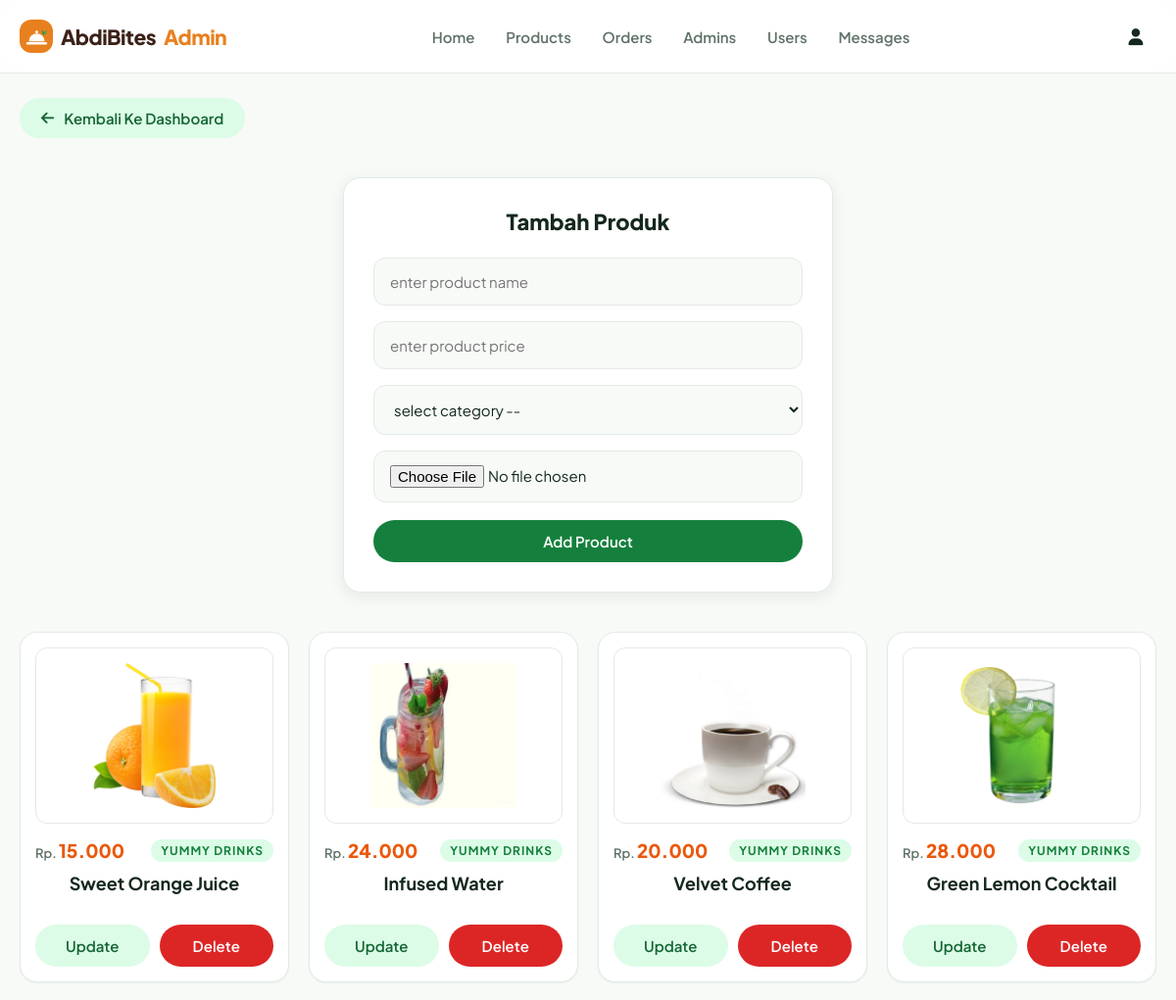
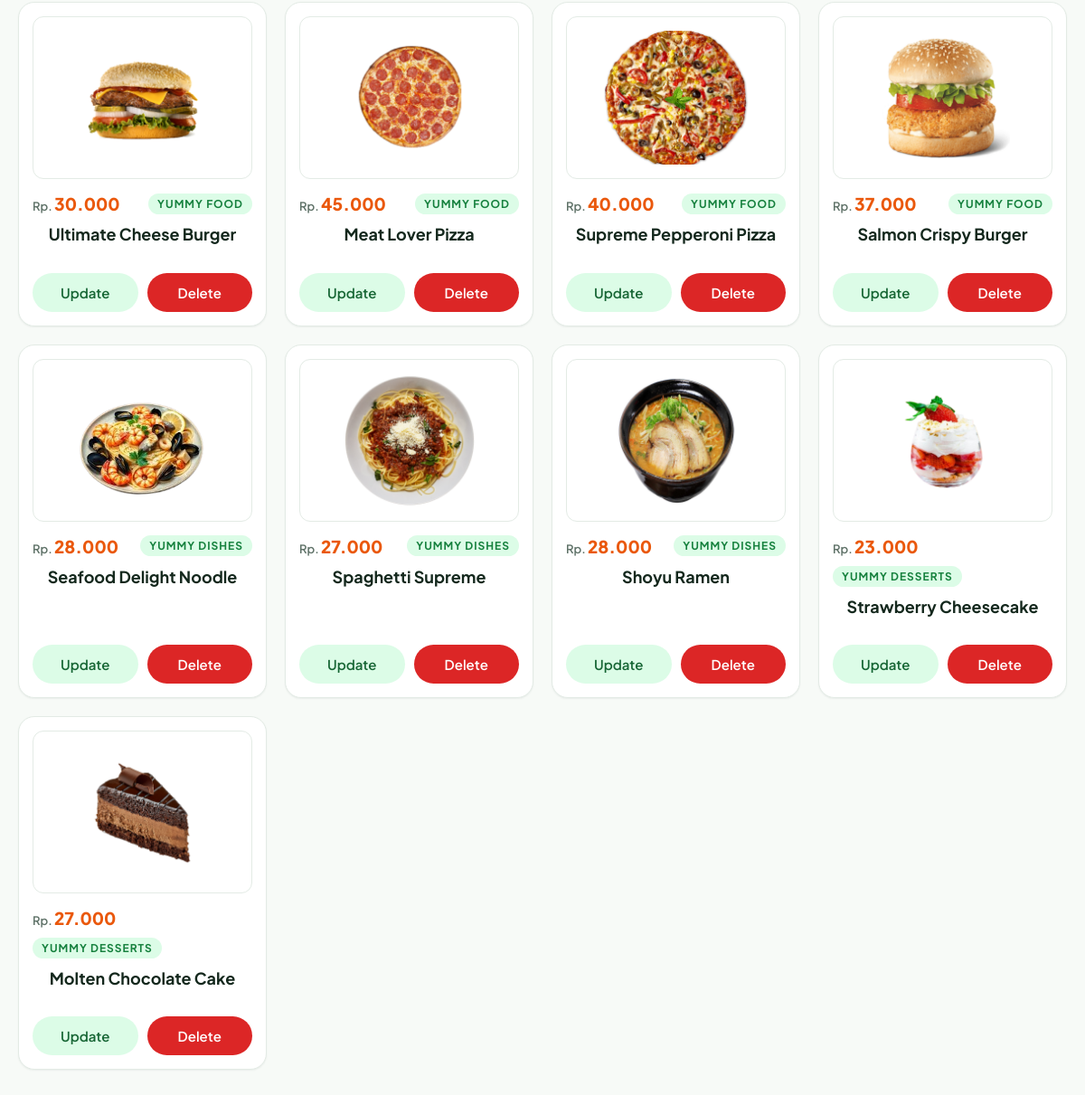
/admin/products.php (signed in), run on the app's committed database (2 pictures, top to bottom).
### tables this page shows
CREATE TABLE `products` (
   `id`         INT UNSIGNED   NOT NULL AUTO_INCREMENT,
   `name`       VARCHAR(100)   NOT NULL,
   `category`   VARCHAR(50)    NOT NULL,
   `price`      INT UNSIGNED   NOT NULL COMMENT 'rupiah, bilangan bulat',
   `image`      VARCHAR(255)   NOT NULL COMMENT 'nama berkas di uploaded_img/',
   `created_at` TIMESTAMP      NOT NULL DEFAULT CURRENT_TIMESTAMP,
   PRIMARY KEY (`id`),
   KEY `idx_products_category` (`category`)
);

### public/admin/products.php (the view, shortened to what this page needs)
<?php
require __DIR__ . '/../../app/config/connect.php';
?>
<?php $page_title = 'produk'; include __DIR__ . '/../../app/partials/admin_head.php'; ?>
<?php include __DIR__ . '/../../app/partials/admin_header.php' ?>
<?php include __DIR__ . '/../../app/partials/admin_back.php' ?>
<section class="add-products">
   <form action="" method="POST" enctype="multipart/form-data">
      <h3>tambah produk</h3>
      <input type="text" required placeholder="enter product name" name="name" maxlength="100" class="box">
      <input type="number" min="0" max="9999999999" required placeholder="enter product price" name="price" onkeypress="if(this.value.length == 10) return false;" class="box">
      <select name="category" class="box" required>
         <option value="" disabled selected>select category --</option>
      </select>
      <input type="file" name="image" class="box" accept="image/jpg, image/jpeg, image/png, image/webp" required>
      <input type="submit" value="add product" name="add_product" class="btn">
   </form>
</section>
<section class="show-products" style="padding-top: 0;">
   <div class="box-container">
   <?php
      $show_products = $conn->prepare("SELECT * FROM `products`");
      $show_products->execute();
      if($show_products->rowCount() > 0){
         while($fetch_products = $show_products->fetch(PDO::FETCH_ASSOC)){
   ?>
   <div class="box">
      <img src="../assets/uploads/<?= $fetch_products['image']; ?>" alt="">
      <div class="flex">
         <div class="price"><span>Rp. </span><?= number_format($fetch_products['price'], 0, ',', '.'); ?><span></span></div>
         <div class="category"><?= $fetch_products['category']; ?></div>
      </div>
      <div class="name"><?= $fetch_products['name']; ?></div>
      <div class="flex-btn">
         <a href="update_product.php?update=<?= $fetch_products['id']; ?>" class="option-btn">update</a>
         <a href="products.php?delete=<?= $fetch_products['id']; ?>" class="delete-btn" onclick="return confirm('hapus produk ini?');">delete</a>
      </div>
   </div>
   <?php
         }
      }else{
         echo '<p class="empty">belum ada produk yang ditambahkan!</p>';
      }
   ?>
   </div>
</section>
</body>
</html>

### public/assets/css/admin_style.css (style rules this page uses)
:root { --green:#15803d; --green-dark:#166534; --green-soft:#dcfce7; --green-tint:#f0fdf4; --main-color:var(--green); --orange:#ea580c; --amber:#f59e0b; --brand-dark:#3b2118; --brand-orange:#e8801f; --red:#dc2626; --red-soft:#fee2e2; --bg:#f7faf7; --light-bg:var(--bg); --surface:#ffffff; --white:#ffffff; --ink:#14281d; --black:var(--ink); --muted:#5f7268; --light-color:var(--muted); --line:#e3ebe5; --radius:1.2rem; --radius-lg:1.8rem; --radius-pill:5rem; --border:.1rem solid var(--line); --shadow-sm:0 .1rem .2rem rgba(20,40,29,.06); --box-shadow:0 .4rem 1.6rem rgba(20,40,29,.08); --shadow-lg:0 1.2rem 3.2rem rgba(20,40,29,.12); --ease:.25s cubic-bezier(.4,0,.2,1); }
* { font-family:'Plus Jakarta Sans', system-ui, sans-serif; margin:0; padding:0; box-sizing:border-box; text-decoration:none; outline:none; border:none; }
html { font-size:62.5%; overflow-x:hidden; scroll-behavior:smooth; }
body { background-color:var(--bg); color:var(--ink); min-height:100vh; }
img { max-width:100%; display:block; }
section { max-width:120rem; margin:0 auto; padding:4rem 2rem; }
.btn, .delete-btn, .option-btn { display:block; margin-top:1rem; border-radius:var(--radius-pill); cursor:pointer; width:100%; font-size:1.5rem; font-weight:600; color:#fff; padding:1.2rem 2.5rem; text-transform:capitalize; text-align:center; transition:var(--ease); }
.btn { background-color:var(--green); }
.delete-btn { background-color:var(--red); }
.option-btn { background-color:var(--green-soft); color:var(--green-dark); }
.flex-btn { display:flex; gap:1rem; }
.flex-btn > * { flex:1; }
.add-products form, .update-product form, .form-container form { background-color:var(--surface); border:var(--border); border-radius:var(--radius-lg); padding:3rem; margin:0 auto; max-width:50rem; box-shadow:var(--box-shadow); }
.add-products form h3, .form-container form h3 { font-size:2.2rem; font-weight:800; color:var(--ink); text-transform:capitalize; margin-bottom:1.5rem; text-align:center; }
.add-products form .box, .update-product form .box, .form-container form .box { width:100%; margin:.8rem 0; border-radius:var(--radius); padding:1.4rem 1.6rem; font-size:1.5rem; color:var(--ink); background-color:var(--bg); border:var(--border); transition:var(--ease); }
.show-products .box-container { display:grid; grid-template-columns:repeat(auto-fill, minmax(26rem, 1fr)); gap:2rem; align-items:flex-start; }
.show-products .box-container .box { background-color:var(--surface); border:var(--border); border-radius:var(--radius-lg); padding:1.5rem; text-align:center; box-shadow:var(--shadow-sm); transition:var(--ease); display:flex; flex-direction:column; height:100%; }
.show-products .box-container .box .flex-btn { margin-top:auto; padding-top:1rem; }
.show-products .box-container .box img { height:18rem; width:100%; object-fit:contain; margin-bottom:1.5rem; background-color:#fff; border:var(--border); border-radius:var(--radius); padding:1.5rem; }
.show-products .box-container .box .name { font-size:1.8rem; font-weight:700; color:var(--ink); margin-bottom:1rem; line-height:1.35; }
.show-products .box-container .box .flex { display:flex; align-items:center; justify-content:space-between; gap:1rem; flex-wrap:wrap; margin-bottom:1rem; }
.show-products .box-container .box .flex .price { font-size:1.9rem; font-weight:800; color:var(--orange); }
.show-products .box-container .box .flex .price span { font-size:1.3rem; font-weight:600; color:var(--muted); }
.show-products .box-container .box .flex .category { font-size:1.2rem; font-weight:700; text-transform:uppercase; letter-spacing:.1rem; color:var(--green); background-color:var(--green-soft); padding:.4rem 1rem; border-radius:var(--radius-pill); }

### data on the page
products: image (picture), price "15.000", category "YUMMY DRINKS", name "Sweet Orange Juice"
products: image (picture), price "24.000", category "YUMMY DRINKS", name "Infused Water"
products: image (picture), price "20.000", category "YUMMY DRINKS", name "Velvet Coffee"
products: image (picture), price "28.000", category "YUMMY DRINKS", name "Green Lemon Cocktail"
products: image (picture), price "30.000", category "YUMMY FOOD", name "Ultimate Cheese Burger"
products: image (picture), price "45.000", category "YUMMY FOOD", name "Meat Lover Pizza"
products: image (picture), price "40.000", category "YUMMY FOOD", name "Supreme Pepperoni Pizza"
products: image (picture), price "37.000", category "YUMMY FOOD", name "Salmon Crispy Burger"
products: image (picture), price "28.000", category "YUMMY DISHES", name "Seafood Delight Noodle"
products: image (picture), price "27.000", category "YUMMY DISHES", name "Spaghetti Supreme"
products: image (picture), price "28.000", category "YUMMY DISHES", name "Shoyu Ramen"
products: image (picture), price "23.000", category "YUMMY DESSERTS", name "Strawberry Cheesecake"
products: image (picture), price "27.000", category "YUMMY DESSERTS", name "Molten Chocolate Cake"

### other printed values
$back_text "Kembali Ke Dashboard"
